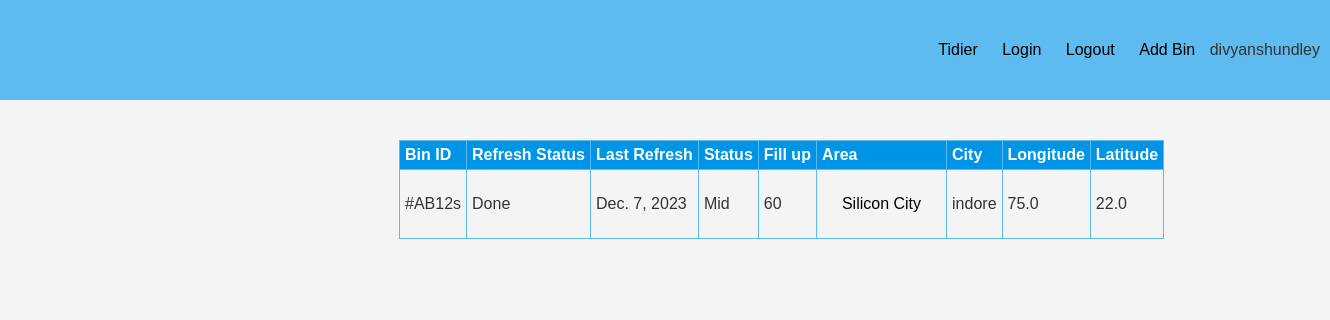
The app's page / (signed in), older data.
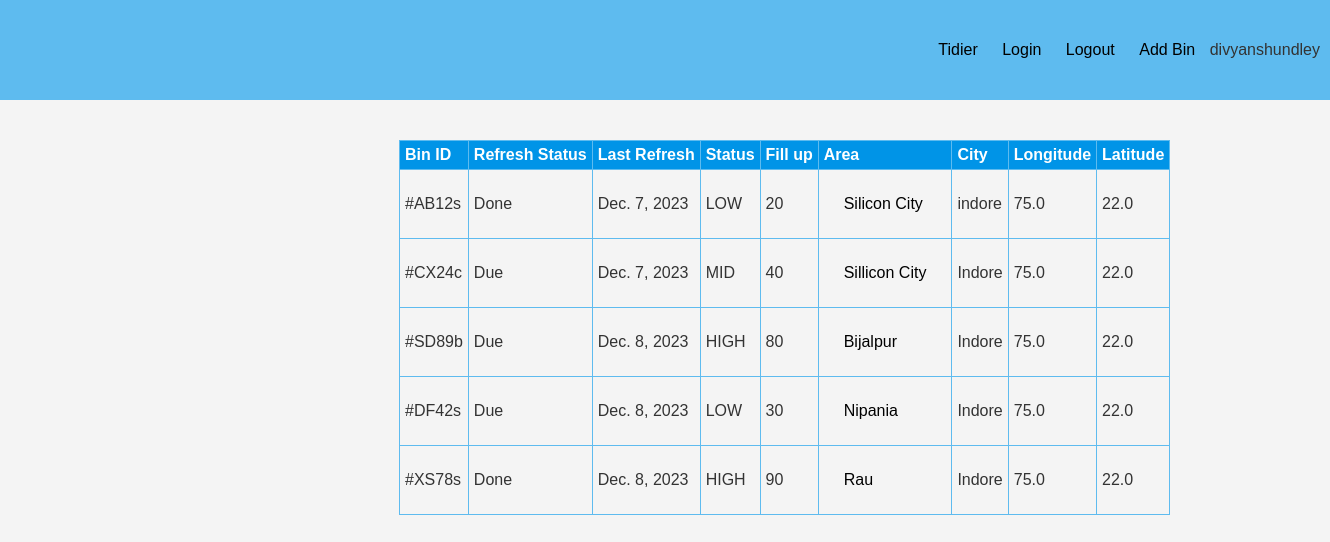
The same page, newer data.
### members/models.py (models this page shows)
class BinsStats(models.Model):
    BinID = models.CharField(max_length=6, unique=True)
    status = models.CharField(max_length=4, blank=True,null=True)
    refreshStats = models.CharField(max_length=4, blank=True)
    lastRefresh = models.DateField(blank=True)
    fillUp = models.IntegerField(blank=True)
    Lat = models.FloatField(blank=True, null=True)
    Lon = models.FloatField(blank=True, null=True)
    Area = models.CharField(max_length=200, blank=True)
    City = models.CharField(max_length=200,blank=True)

### members/views.py (the view)
# urls.py: path('', views.members, name='members'),
def members(request):
    if request.user.is_authenticated:
        bins = BinsStats.objects.all()
        return render(request,"index.html",{'user':request.user.username,'bins':bins})
    else:
        return redirect('UserLogin')

### members/templates/index.html (shortened to what this page needs)
<!DOCTYPE html>
<html lang="en">
<head>
</head>
<body>
    {% include "nav.html" %}
    <table class="workTab">
        <tr id="ths">
            <th>Bin ID</th>
            <th>Refresh Status</th>
            <th>Last Refresh</th>
            <th>Status</th>
            <th>Fill up</th>
            <th>Area</th>
            <th>City</th>
            <th>Longitude</th>
            <th>Latitude</th>
        </tr>
        {% for bin in bins %}
        <tr>
            <td{% if bin.tags %} class="{{ bin.tags }}" {% endif %}>{{ bin.BinID }}</td>
                <td{% if bin.tags %} class="{{ bin.tags }}" {% endif %}>{{ bin.refreshStats }}</td>
                    <td{% if bin.tags %} class="{{ bin.tags }}" {% endif %}>{{ bin.lastRefresh }}</td>
                        <td{% if bin.tags %} class="{{ bin.tags }}" {% endif %}>{{ bin.status }}</td>
                            <td{% if bin.tags %} class="{{ bin.tags }}" {% endif %}>{{ bin.fillUp }}</td>
                                <td class="Area"><a target="_blank" id="query"
                                        href="https://www.google.com/search?q={{bin.Area}},+{{bin.City}}">{{bin.Area}}</a>
                                </td>
                                <td{% if bin.tags %} class="{{ bin.tags }}" {% endif %}>{{ bin.City }}</td>
                                    <td{% if bin.tags %} class="{{ bin.tags }}" {% endif %}>{{ bin.Lon }}</td>
                                        <td{% if bin.tags %} class="{{ bin.tags }}" {% endif %}>{{ bin.Lat }}</td>
        </tr>
        {% endfor %}
    </table>
</body>
</html>

### members/templates/nav.html (shortened to what this page needs)
<nav class="nav">
    <div class="content">
        <a class="name" href="/">Tidier</a>
        <a href="/loginUser">Login</a>
        <a href="/logoutUser">Logout</a>
        <a href="/addBin">Add Bin</a>
        <span id='user'>{{user}}</span>
    </div>
</nav>

### members/templates/index.html (style rules this page uses)
body { font-family: 'Arial', sans-serif; margin: 0; padding: 0; background-color: #f4f4f4; color: #333; }
table { position: relative; display: block; width: 80dvw; margin: 20px auto; left: 20dvw; border-collapse: collapse; margin: 40px auto; }
th, td { padding: 5px; text-align: left; border: 1px solid #5EBBEF; transition: all .6s; }
th { background-color: #0094E7; color: white; }
.Area a { display: block; padding: 10px; }

### members/templates/nav.html (style rules this page uses)
* { font-family:'Trebuchet MS', 'Lucida Sans Unicode', 'Lucida Grande', 'Lucida Sans', Arial, sans-serif }
.content { margin: 10px; }
body { margin: 0; }
.nav { display: flex; justify-content: right; background-color: #5EBBEF; height: 100px; width: 100dvw; display: flex; align-items: center; }
.name { font-family: 'Gill Sans', 'Gill Sans MT', Calibri, 'Trebuchet MS', sans-serif; margin-left: 15px; }
a { font-family: 'Gill Sans', 'Gill Sans MT', Calibri, 'Trebuchet MS', sans-serif; margin: 10px; text-decoration: none; color: black; }

Row changes from the older to the newer data that the page shows:
changed BinsStats "#AB12s": status "Mid" → "LOW"; fillUp "60" → "20"
added BinsStats: BinID "#CX24c", refreshStats "Due", lastRefresh "Dec. 7, 2023", status "MID", fillUp "40", Area "Sillicon City", City "Indore", Lon "75.0", Lat "22.0"
added BinsStats: BinID "#SD89b", refreshStats "Due", lastRefresh "Dec. 8, 2023", status "HIGH", fillUp "80", Area "Bijalpur", City "Indore", Lon "75.0", Lat "22.0"
added BinsStats: BinID "#DF42s", refreshStats "Due", lastRefresh "Dec. 8, 2023", status "LOW", fillUp "30", Area "Nipania", City "Indore", Lon "75.0", Lat "22.0"
added BinsStats: BinID "#XS78s", refreshStats "Done", lastRefresh "Dec. 8, 2023", status "HIGH", fillUp "90", Area "Rau", City "Indore", Lon "75.0", Lat "22.0"
